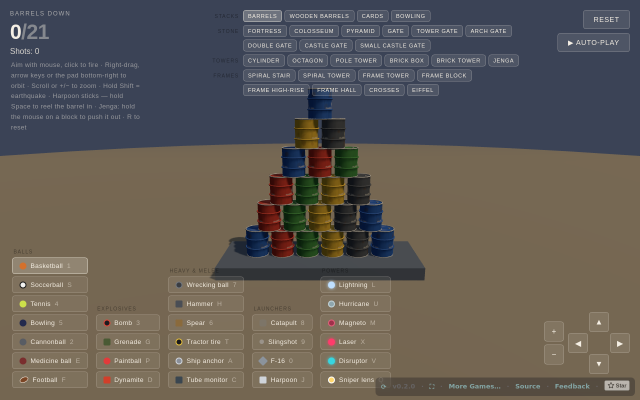
#> input picture assets/game-barrel-shooter.png, 1280 x 800 px (shown at 1/2 size)
$ python -i add_game_favicons.py   (imports and definitions only)
#> lines starting #> are read from the running program, lines starting #| are printed output that depends on the picture
#!/usr/bin/env python3
"""Add a per-game favicon to every game-<name> repo linked from the hub.

For each game listed in the hub index.html, derives a 32x32 favicon.png from
the game's existing card icon (assets/<slug>-icon.png), adds a
<link rel="icon"> tag to that repo's index.html, and commits + pushes the
change directly to the repo's main branch.

Re-running is safe: a repo whose favicon.png and <link rel="icon"> tag
already match what this script would produce is skipped with no commit.

Usage:
    pip install -r scripts/requirements.txt
    python3 scripts/add_game_favicons.py [--dry-run] [--only REPO[,REPO...]]
"""
import argparse
import io
import os
import re
import subprocess
import sys
from pathlib import Path

from PIL import Image

from hubsite import play_repo

ARTICLE_RE = re.compile(r'<article class="card"[^>]*>(.*?)</article>', re.DOTALL)
ICON_RE = re.compile(r'<img class="card__thumb" src="assets/([^"]+)"')

FAVICON_SIZE = (32, 32)
LINK_TAG = '<link rel="icon" href="favicon.png" sizes="32x32" type="image/png">'
HEAD_OPEN_RE = re.compile(r'(<head(?:\s[^>]*)?>)')

# Fail fast instead of hanging if git tries to prompt for HTTPS credentials.
GIT_ENV = {**os.environ, "GIT_TERMINAL_PROMPT": "0"}


# [13 lines left out: function discover_games, not called in this run]


def generate_favicon_bytes(icon_path: Path) -> bytes:
    """Generate a 32x32 PNG favicon from a game's card icon.

    Takes a card icon (typically 400x250), center-crops to a square,
    resizes to 32x32, and returns PNG-encoded bytes.

    Args:
        icon_path: Path to the card icon image (e.g. assets/game-nibbles-icon.png)

    Returns:
        PNG-encoded bytes of the 32x32 favicon.
    """
#> called with icon_path = '../assets/game-barrel-shooter.png'
    with Image.open(icon_path) as img:
#> img is the input picture: PIL image 1280x800 RGB; mean R, G, B 96.1, 90.8, 85.5
        img = img.convert("RGB")
        width, height = img.size
#> width = 1280; height = 800
        side = min(width, height)
#> side = 800
        left = (width - side) // 2
#> left = 240
        top = (height - side) // 2
#> top = 0
        cropped = img.crop((left, top, left + side, top + side))
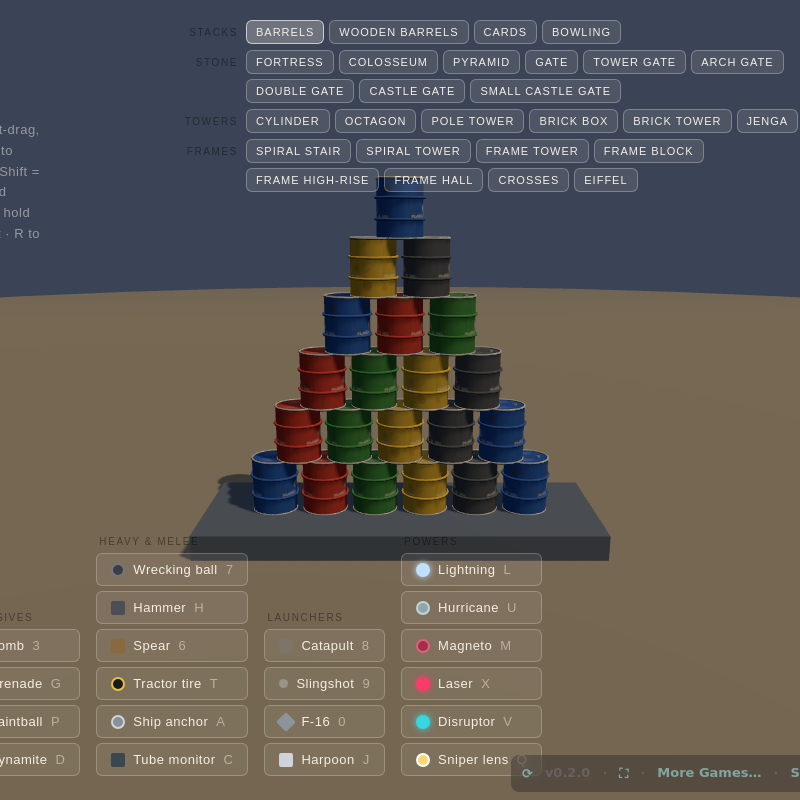
#> cropped: PIL image 800x800 RGB; mean R, G, B 94.3, 89.3, 84.2
        resized = cropped.resize(FAVICON_SIZE, Image.LANCZOS)
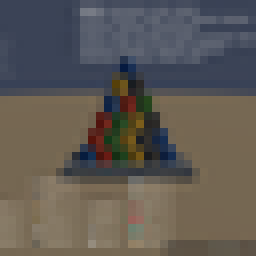
#> resized: PIL image 32x32 RGB (shown 8 times larger); mean R, G, B 94.3, 89.3, 84.2
        buf = io.BytesIO()
        resized.save(buf, format="PNG")
        return buf.getvalue()


# [196 lines left out: functions ensure_favicon_link, default_branch, ensure_local_clone, process_repo, main, not called in this run]


# [2 lines not run here, left out]

>>> result = generate_favicon_bytes('../assets/game-barrel-shooter.png')
